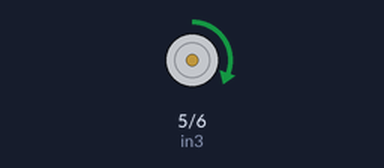
This program was run on a simulated Raspberry Pi (BCM pin numbers). On the bench: motor-driver pin pairs drawn as motors (green arrow = first pin HIGH = forward, orange = second pin HIGH = backward, longer = more drive, scaled by the enable pin). At 50.0 s the program stops and its outputs stay as they are.

Above: at 0.1 s.
At 10.1 s:
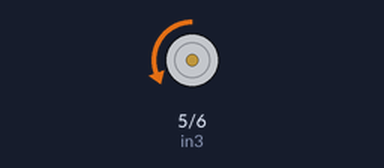
At 30.1 s:
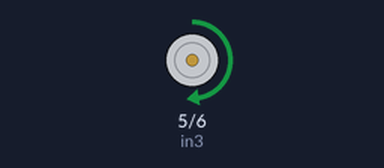
At 40.1 s:
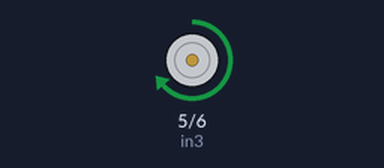
Timing chart, 0 to 41.6 s (numbered marks = the images above):
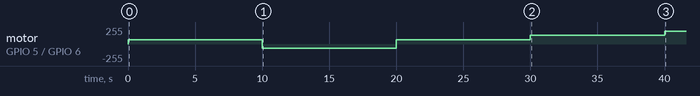

Measured:
- by itself, motor on GPIO 5 (in3) / GPIO 6 (in4): stopped → forward 64/255 at 0.00 s, → backward 64/255 10.0 s later, → forward 64/255 10.0 s later, → forward 128/255 10.0 s later, … (5 changes in this stretch)

The program:

motorB.py
```python
import RPi.GPIO as GPIO
from time import sleep

in3 = 5
in4 = 6
enB = 13

GPIO.setmode(GPIO.BCM)

#Motor B
GPIO.setup(in3,GPIO.OUT)
GPIO.setup(in4,GPIO.OUT)
GPIO.setup(enB,GPIO.OUT)
GPIO.output(in3,GPIO.LOW)
GPIO.output(in4,GPIO.LOW)

p2=GPIO.PWM(enB,1000)
p2.start(25)

def forward():
    GPIO.output(in3,GPIO.HIGH)
    GPIO.output(in4,GPIO.LOW)

def backward():
    GPIO.output(in3,GPIO.LOW)
    GPIO.output(in4,GPIO.HIGH)

def low():
    p2.ChangeDutyCycle(25)
    GPIO.output(in3,GPIO.HIGH)
    GPIO.output(in4,GPIO.LOW)

def medium():
    p2.ChangeDutyCycle(50)
    GPIO.output(in3,GPIO.HIGH)
    GPIO.output(in4,GPIO.LOW)

def high():
    p2.ChangeDutyCycle(75)
    GPIO.output(in3,GPIO.HIGH)
    GPIO.output(in4,GPIO.LOW)

forward()
sleep(10)

backward()
sleep(10)

low()
sleep(10)

medium()
sleep(10)

high()
sleep(10)
```
